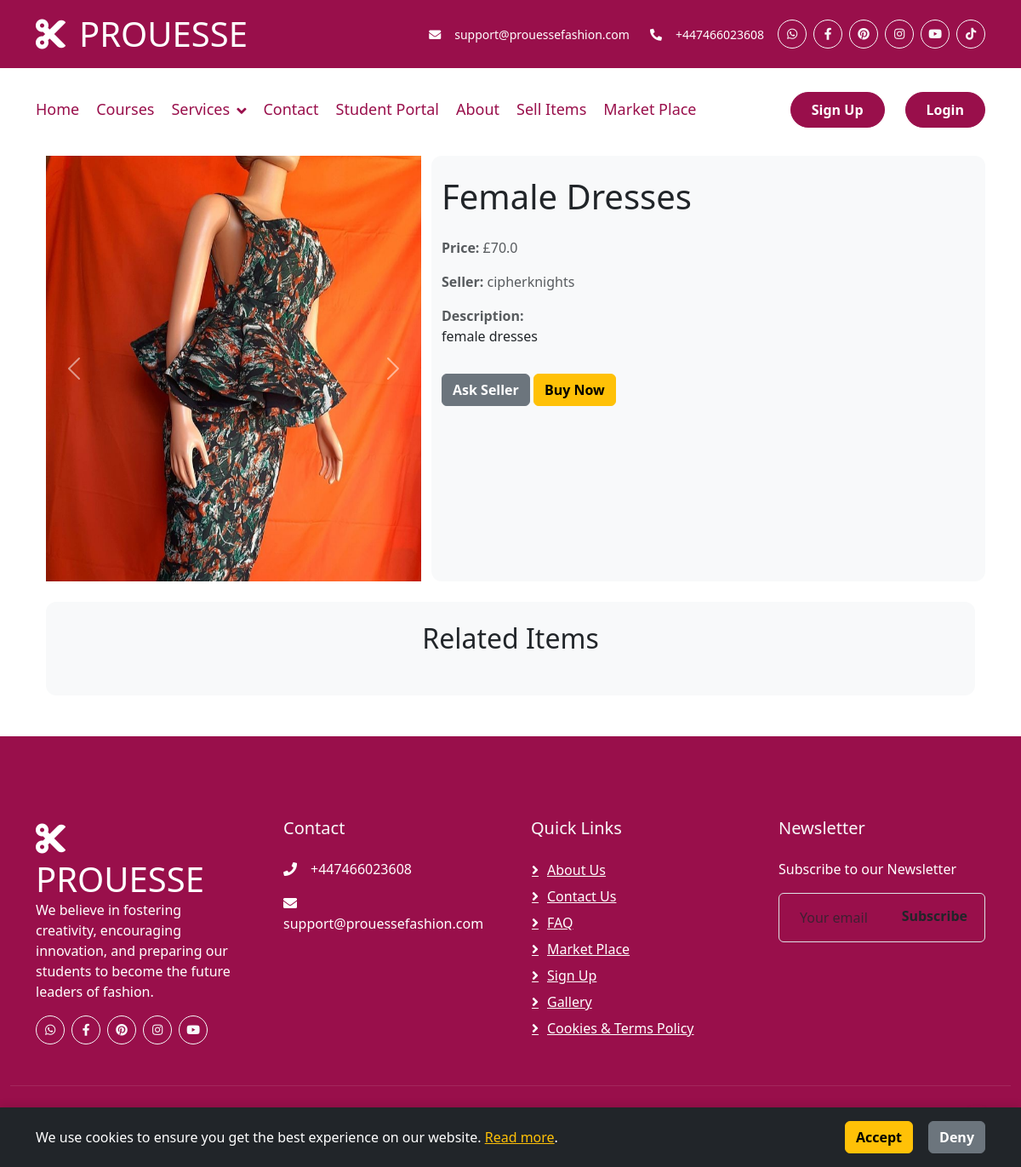
The app's page /item/50/ with its own data.
### item/models.py (models this page shows, shortened)
class ItemImage(models.Model):
    item = models.ForeignKey(Item, related_name='images', on_delete=models.CASCADE)
    image = models.ImageField(upload_to='uploads/item/', blank=True, null=True)

class Item(models.Model):
    category = models.ForeignKey('Category', related_name='items', on_delete=models.CASCADE, default=1)
    name = models.CharField(max_length=255)
    description = models.TextField(default="", blank=True, null=True)
    price = models.FloatField(default=0)
    is_sold = models.BooleanField(default=False)
    created_at = models.DateTimeField(auto_now_add=True)
    created_by = models.ForeignKey(
        get_user_model(),
        related_name='items',
        on_delete=models.CASCADE,
        null=True,
        blank=True,
    )
    is_sale = models.BooleanField(default=False)
    sale_price = models.FloatField(default=0)

### item/views.py (the view)
# urls.py: path('<int:pk>/', views.detail, name='detail'),
def detail(request, pk):
    item = get_object_or_404(Item, pk=pk)
    related_items = Item.objects.filter(category=item.category, is_sold=False).exclude(pk=pk)[:3]
    return render(request, 'item/detail.html', {
        'item': item,
        'related_items': related_items
    })

### item/templates/item/detail.html (shortened to what this page needs)
{% extends 'core/base.html' %}
{% block content %}
<div class="container mt-6">
    <div class="row">
        <div class="col-lg-5">
            <div id="carouselExampleControls" class="carousel slide" data-bs-ride="false">
                <div class="carousel-inner">
                    {% for image in item.images.all %}
                        <div class="carousel-item{% if forloop.first %} active{% endif %}">
                            <img src="{{ image.image.url }}" class="d-block w-100" style="max-height: 500px; object-fit: cover;" alt="...">
                        </div>
                    {% endfor %}
                </div>
                <button class="carousel-control-prev" type="button" data-bs-target="#carouselExampleControls" data-bs-slide="prev">
                    <span class="carousel-control-prev-icon" aria-hidden="true"></span>
                </button>
                <button class="carousel-control-next" type="button" data-bs-target="#carouselExampleControls" data-bs-slide="next">
                    <span class="carousel-control-next-icon" aria-hidden="true"></span>
                </button>
            </div>
        </div>
        <div class="col-lg-7 p-6 bg-light rounded-xl">
            <h1 class="mb-6">{{ item.name }}</h1>
            <p class="text-muted"><strong>Price: </strong>
                {% if item.is_sale %}
                    <span class="text-decoration-line-through">{{ item.price }}</span>
                    <span class="text-danger">£{{ item.sale_price }}</span>
                {% else %}
                    £{{ item.price }}
                {% endif %}
            </p>
            <p class="text-muted"><strong>Seller: </strong>{{ item.created_by.username }}</p>
            {% if item.description %}
                <p class="text-dark">
                    <strong class="text-muted">Description:</strong><br>
                    {{ item.description }}
                </p>
            {% endif %}
            {% if request.user == item.created_by %}
                <div class="mt-6 p-6 bg-white rounded-xl">
                    <p>This is your item!</p>
                    <a href="{% url 'item:edit' item.id %}" class="btn btn-success mt-3">Edit</a>
                    <a href="{% url 'item:delete' item.id %}" class="btn btn-danger mt-3">Delete</a>
                </div>
            {% else %}
                <div>
                    <a href="{% url 'conversation:new' item.id %}" class="btn btn-secondary mt-3">Ask Seller</a>
                    <a href="{% url 'billing:shipping' %}?item_id={{ item.id }}" class="btn btn-warning mt-3">Buy Now</a>
                </div>
            {% endif %}
        </div>
    </div>
</div>
<div class="container mt-6">
    <div class="px-6 py-4 bg-light rounded-xl">
        <h2 class="mb-4 text-center">Related Items</h2>
    </div>
</div>
{% endblock %}

### static/css/style.css (style rules this page uses)
.btn { font-weight: 600; transition: .5s; }

### records on screen
ItemImage: image (picture)
Item: name "Female Dresses", price "70.0", created_by.username "cipherknights", description "female dresses"
